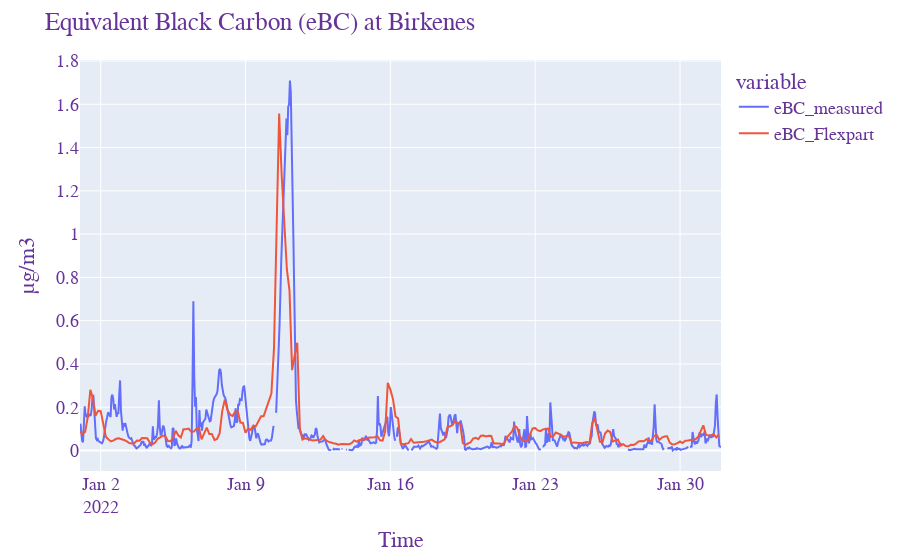

The cell this chart's notebook holds for it:
### Markdown cell above
### 6. Plot eBC from observations and Flexpart

### Code cell
# Convert observations to dataframe and select time period that matches the Flexpart data
df_eBC_ref = eBC_ref.to_dataframe()
df_hour_ref_2022 = df_eBC_ref.eBC_measured['2022-01']
x=df_hour_ref_2022.index[:]

# Plot option 1 (not visible in pdf):
#####################################
# Create station name: a)selct the first part of the name, b)remove non-alphanumeric characters 
station_name_full = inst_data.ebas_station_name
station_string = inst_data.ebas_station_name.split(" ",1)[0]
station_name = re.sub('\W+','', station_string)

# Create plot and save as html file
fig=px.line(df_hour_ref_2022)
fig.add_scatter(x=df[time_column], y=df[ebc_flexpart]/1000, name="eBC_Flexpart", xaxis='x',yaxis='y')
    
fig.update_layout(
    title="Equivalent Black Carbon (eBC) at Birkenes",
    xaxis_title="Time",
    yaxis_title="µg/m3",
    font=dict(
        family="Courier New, monospace",
        size=18,
        color="RebeccaPurple"
    ),
)
fig.write_html("timeseries_{0}.html".format(station_name.lower()))
fig.show()    

# Plot option 2:
################
plt.figure(figsize=(10, 4))
plt.plot(x,df_hour_ref_2022, label='eBC_measured')
plt.plot(df[time_column],df[ebc_flexpart]/1000, label='eBC_Flexpart')
plt.xlabel('Date')
plt.ylabel('µg/m3')
plt.title('Equivalent Black Carbon (eBC) at Birkenes')
plt.legend()
plt.xticks(rotation=40)
plt.show()

### Figure 1 — Plotly figure (JSON) as saved in the notebook; plotly's stock layout.template omitted (floating-point values rounded to 4 significant figures; data arrays with more than 128 entries replaced by an {"elided": "..."} marker saying what was removed)
{"data": [{"hovertemplate": "variable=eBC_measured<br>time=%{x}<br>value=%{y}<extra></extra>", "legendgroup": "eBC_measured", "line": {"color": "#636efa", "dash": "solid"}, "marker": {"symbol": "circle"}, "mode": "lines", "name": "eBC_measured", "orientation": "v", "showlegend": true, "type": "scatter", "x": {"elided": "744 str values"}, "xaxis": "x", "y": {"elided": "744 float values"}, "yaxis": "y"}, {"name": "eBC_Flexpart", "type": "scatter", "x": {"elided": "248 str values"}, "xaxis": "x", "y": {"elided": "248 float values"}, "yaxis": "y"}], "layout": {"font": {"color": "RebeccaPurple", "family": "Courier New, monospace", "size": 18}, "legend": {"title": {"text": "variable"}, "tracegroupgap": 0}, "margin": {"t": 60}, "title": {"text": "Equivalent Black Carbon (eBC) at Birkenes"}, "xaxis": {"anchor": "y", "domain": [0, 1], "title": {"text": "Time"}}, "yaxis": {"anchor": "x", "domain": [0, 1], "title": {"text": "µg/m3"}}}}
